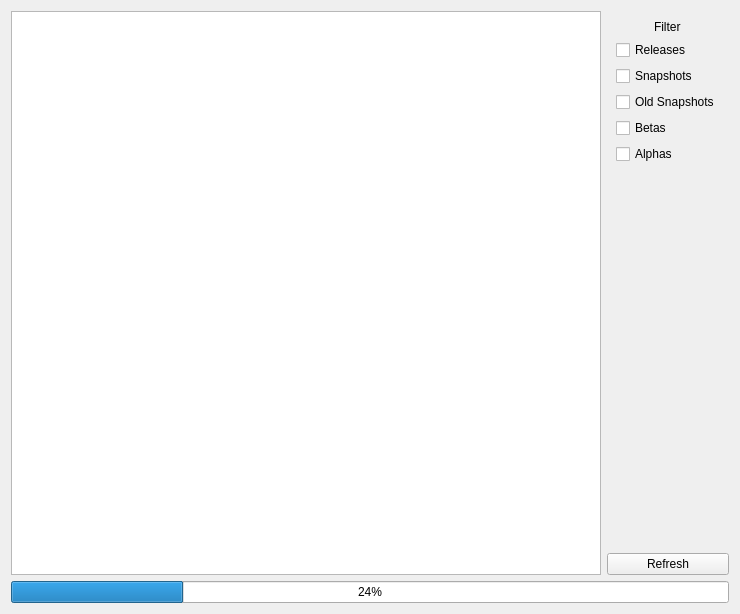
<?xml version="1.0" encoding="UTF-8"?>
<ui version="4.0">
 <class>VersionSelectWidget</class>
 <widget class="QWidget" name="VersionSelectWidget">
  <property name="geometry">
   <rect>
    <x>0</x>
    <y>0</y>
    <width>740</width>
    <height>614</height>
   </rect>
  </property>
  <property name="windowTitle">
   <string>Form</string>
  </property>
  <layout class="QGridLayout" name="gridLayout">
   <property name="sizeConstraint">
    <enum>QLayout::SetDefaultConstraint</enum>
   </property>
   <item row="0" column="1">
    <layout class="QVBoxLayout" name="sideBox">
     <property name="sizeConstraint">
      <enum>QLayout::SetMinimumSize</enum>
     </property>
     <property name="leftMargin">
      <number>0</number>
     </property>
     <property name="rightMargin">
      <number>0</number>
     </property>
     <item>
      <widget class="QWidget" name="filterBox" native="true">
       <layout class="QVBoxLayout" name="_2">
        <item alignment="Qt::AlignHCenter">
         <widget class="QLabel" name="label">
          <property name="text">
           <string>Filter</string>
          </property>
         </widget>
        </item>
        <item>
         <widget class="QCheckBox" name="releasesCheckbox">
          <property name="text">
           <string>Releases</string>
          </property>
         </widget>
        </item>
        <item>
         <widget class="QCheckBox" name="snapshotsCheckbox">
          <property name="text">
           <string>Snapshots</string>
          </property>
         </widget>
        </item>
        <item>
         <widget class="QCheckBox" name="oldSnapshotsCheckbox">
          <property name="text">
           <string>Old Snapshots</string>
          </property>
         </widget>
        </item>
        <item>
         <widget class="QCheckBox" name="betasCheckbox">
          <property name="text">
           <string>Betas</string>
          </property>
         </widget>
        </item>
        <item>
         <widget class="QCheckBox" name="alphasCheckbox">
          <property name="text">
           <string>Alphas</string>
          </property>
         </widget>
        </item>
       </layout>
      </widget>
     </item>
     <item>
      <spacer name="spacer">
       <property name="orientation">
        <enum>Qt::Vertical</enum>
       </property>
       <property name="sizeHint" stdset="0">
        <size>
         <width>20</width>
         <height>40</height>
        </size>
       </property>
      </spacer>
     </item>
     <item>
      <widget class="QPushButton" name="refreshButton">
       <property name="text">
        <string>Refresh</string>
       </property>
      </widget>
     </item>
    </layout>
   </item>
   <item row="1" column="0" colspan="2">
    <widget class="QProgressBar" name="loadProgressBar">
     <property name="value">
      <number>24</number>
     </property>
    </widget>
   </item>
   <item row="0" column="0">
    <widget class="VersionListView" name="listView">
     <property name="verticalScrollBarPolicy">
      <enum>Qt::ScrollBarAsNeeded</enum>
     </property>
     <property name="horizontalScrollBarPolicy">
      <enum>Qt::ScrollBarAlwaysOff</enum>
     </property>
     <property name="alternatingRowColors">
      <bool>true</bool>
     </property>
     <property name="rootIsDecorated">
      <bool>false</bool>
     </property>
     <property name="itemsExpandable">
      <bool>false</bool>
     </property>
     <property name="wordWrap">
      <bool>true</bool>
     </property>
     <property name="headerHidden">
      <bool>false</bool>
     </property>
     <attribute name="headerCascadingSectionResizes">
      <bool>true</bool>
     </attribute>
     <attribute name="headerStretchLastSection">
      <bool>false</bool>
     </attribute>
    </widget>
   </item>
  </layout>
 </widget>
 <customwidgets>
  <customwidget>
   <class>VersionListView</class>
   <extends>QTreeView</extends>
   <header>widgets/VersionListView.h</header>
  </customwidget>
 </customwidgets>
 <resources/>
 <connections/>
</ui>
